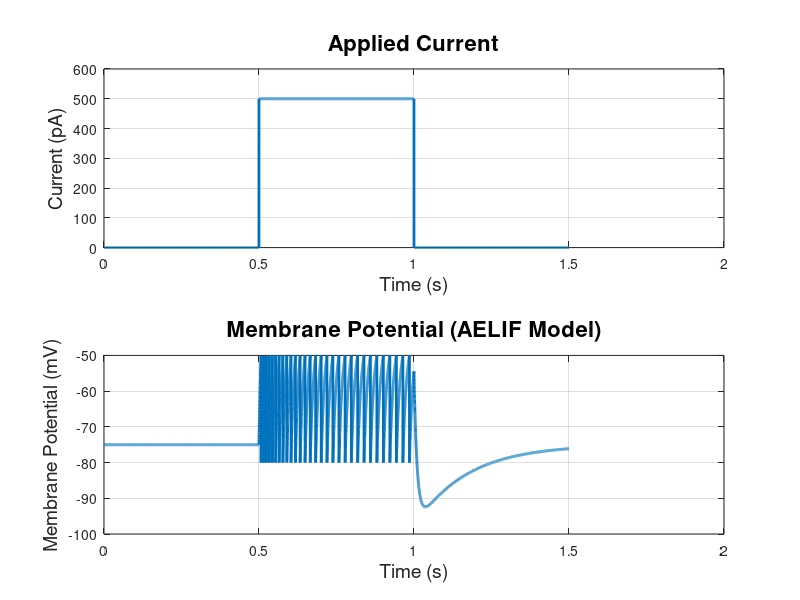

Recreate this plot in MATLAB.
% Parameters for the AELIF model (in SI units)
E_L = -75e-3;          % Resting membrane potential (V)
V_th = -50e-3;         % Threshold potential (V)
V_reset = -80e-3;      % Reset potential after spike (V)
Delta_th = 2e-3;       % Exponential slope factor (V)
G_L = 10e-9;           % Leak conductance (S)
C_m = 100e-12;         % Membrane capacitance (F)
a = 2e-9;              % Subthreshold adaptation conductance (S)
b = 0.02e-9;           % Spike-triggered adaptation increment (A)
tau_SRA = 200e-3;      % Adaptation time constant (s)
T = 1.5;               % Total simulation time (s)
dt = 0.1e-3;           % Time step (s)
t = 0:dt:T;            % Time vector

% Input current
I_app = zeros(1, length(t));       % Initialize applied current
I_app(0.5/dt:1.0/dt) = 0.5e-9;     % Apply 500 pA from 0.5 to 1.0 seconds

% Initialize variables
V = E_L * ones(1, length(t));    % Membrane potential (V)
I_SRA = zeros(1, length(t));     % Adaptation current (A)
spike_train = zeros(1, length(t)); % Spike train

% Simulating the AELIF model
for i = 2:length(t)
    % Update adaptation current
    dI_SRA = (a * (V(i-1) - E_L) - I_SRA(i-1)) / tau_SRA;
    I_SRA(i) = I_SRA(i-1) + dI_SRA * dt;

    % Update membrane potential using Euler's method
    dV = (G_L * (E_L - V(i-1) + Delta_th * exp((V(i-1) - V_th) / Delta_th)) - I_SRA(i) + I_app(i)) / C_m;
    V(i) = V(i-1) + dV * dt;

    % Check for spike
    if V(i) >= V_th
        V(i) = V_reset;          % Reset membrane potential
        I_SRA(i) = I_SRA(i) + b; % Increment adaptation current
        spike_train(i) = 1;      % Record spike
    end
end

% Plotting the results
figure;

% Applied Current
subplot(2, 1, 1);
plot(t, I_app * 1e12, 'LineWidth', 2); % Convert back to pA for display
xlabel('Time (s)', 'FontSize', 14);
ylabel('Current (pA)', 'FontSize', 14);
title('Applied Current', 'FontSize', 16);
grid on;

% Membrane Potential
subplot(2, 1, 2);
plot(t, V * 1e3, 'LineWidth', 2); % Convert back to mV for display
xlabel('Time (s)', 'FontSize', 14);
ylabel('Membrane Potential (mV)', 'FontSize', 14);
title('Membrane Potential (AELIF Model)', 'FontSize', 16);
grid on;
